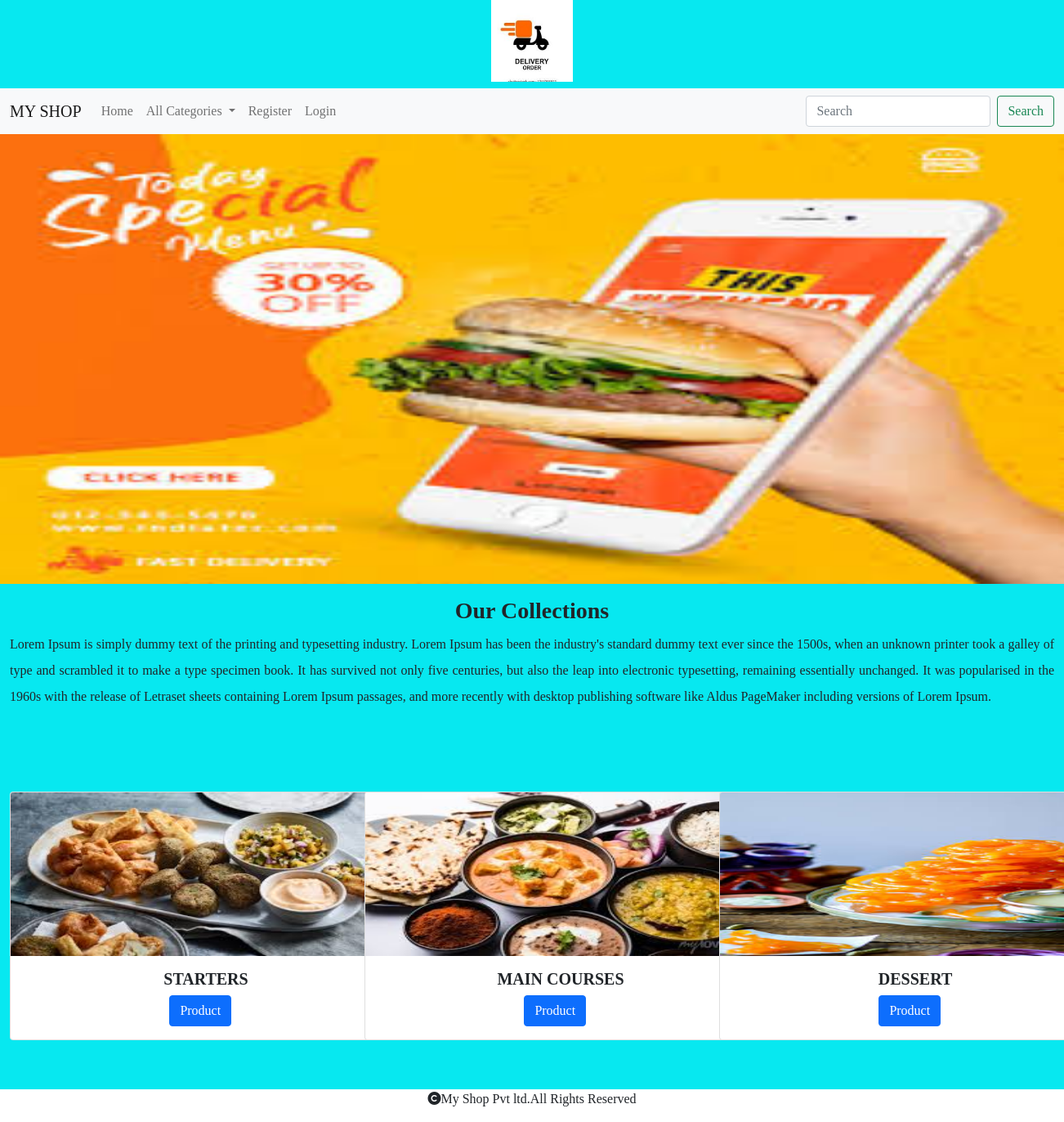
The page / on the database its author committed.
### shop/models.py (models this page shows, shortened)
class Category(models.Model):
    name=models.CharField(max_length=20)
    desc=models.TextField()
    image=models.ImageField(upload_to="category",null=True,blank=True)

### shop/views.py (the view)
# urls.py: path('',views.allcategories,name="allcat"),
def allcategories(request):
    c=Category.objects.all()
    return render(request,'category.html',{'c':c})

### cart/context_processors.py (called while the page is built)
def total_count(request):
    item_count=0
    u=request.user
    try:
        cart=Cart.objects.filter(user=u)
        for i in cart:
            item_count+=i.quantity
    except:
        item_count=0
    return {'count':item_count}

### shop/context_processors.py (called while the page is built)
def menu_links(request):
    c=Category.objects.all()
    return {'links':c}

### templates/category.html
{% extends 'base.html' %}
{% load static %}
{% block content %}
<div>
<img src="{% static 'images/banner2.jpg' %}" height="550px" width="100%">
 </div>
<div class="container-fluid mt-3" style="margin-bottom:100px;">
    <h3 class="text-center fw-bold">Our Collections</h3>
    <p style="text-align:justify;line-height:2">Lorem Ipsum is simply dummy text of the printing and typesetting industry. Lorem Ipsum has been the industry's standard dummy text ever since the 1500s, when an unknown printer took a galley of type and scrambled it to make a type specimen book. It has survived not only five centuries, but also the leap into electronic typesetting, remaining essentially unchanged. It was popularised in the 1960s with the release of Letraset sheets containing Lorem Ipsum passages, and more recently with desktop publishing software like Aldus PageMaker including versions of Lorem Ipsum.</p>
</div>
<div class="container-fluid" style="margin-bottom:100px">
    <div class="row">
        {% for i in c %}
        <div class="col-sm-4">
            <div class="card" style="width: 30rem;">
  <img src="{{i.image.url}}" height="200px"  width="100px" class="card-img-top">
  <div class="card-body">
    <h5 class="card-title text-center fw-bold">{{i.name}}</h5>
    <a href="{% url 'shop:allprod' i.name %}" class="btn btn-primary" style="position:relative;left:40%">Product</a>
  </div>
</div>
        </div>
        {% endfor %}
    </div>
</div>
{% endblock %}

### static/style.css (style rules this page uses)
body { background-color:#07e8f0; font-family:"Zilla Slab" , serif; font-weight: 300; font-style:normal; }

### rows shown on the page
Category: image (picture), name "STARTERS"
Category: image (picture), name "MAIN COURSES"
Category: image (picture), name "DESSERT"
